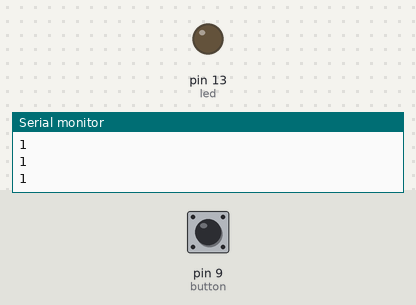
The sketch below on a simulated Arduino Uno, built with avr-gcc and run on an emulated ATmega328P. On the bench: output pins drawn as LEDs (lit = HIGH), the last lines printed to the serial monitor. Inputs (shaded band) come from the test bench; at power-on: pin 9 (button) HIGH.

Above: at 1.2 s.
1.3 s: pin 9 (button) pulled LOW for 0.15 s
At 2.6 s:
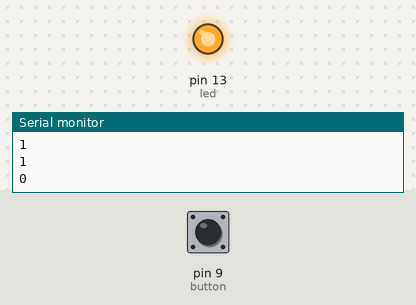
Timing chart, 0 to 7.8 s (numbered marks = the images above; inputs shaded):
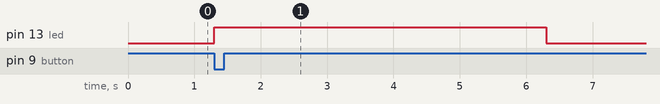

The sketch:

toggleState.ino
```cpp
int button = 9;
int led = 13;
int state;

void setup() {
  // put your setup code here, to run once:
  Serial.begin(9600);
  pinMode(button, INPUT_PULLUP);
  pinMode(led, OUTPUT);
}

void loop() {
  // put your main code here, to run repeatedly:
 state = digitalRead(button);
  while (state == 0) {
    digitalWrite(led, HIGH);
    Serial.println(state);
    delay(5000);
    digitalWrite(led,LOW);
    delay(5000);
    state = digitalRead(button);
   if (state == 1) {
     break;
   }
  }
  if (state == 1) {
    digitalWrite(led,LOW);
    Serial.println(state);

  }
}
```

Measured:
- after the input at 1.3 s, pin 13 (led): LOW → HIGH at once, → LOW 5.0 s later
